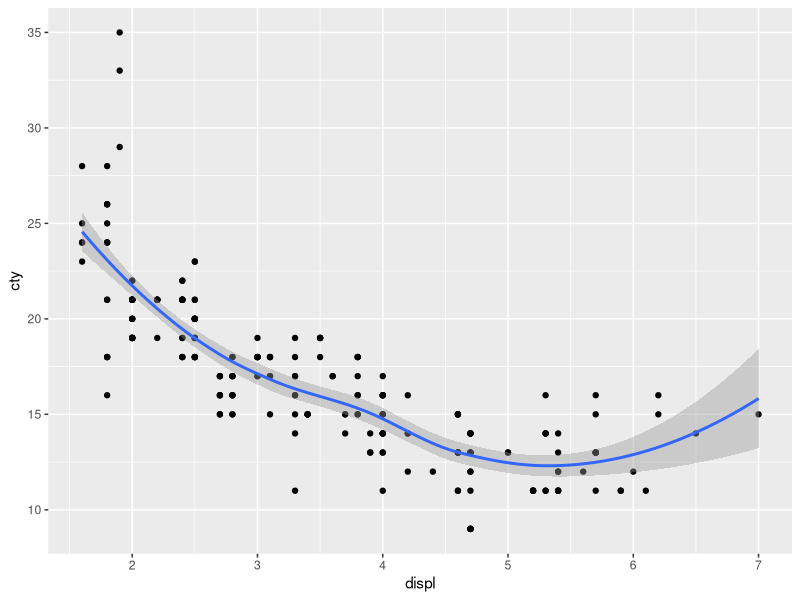
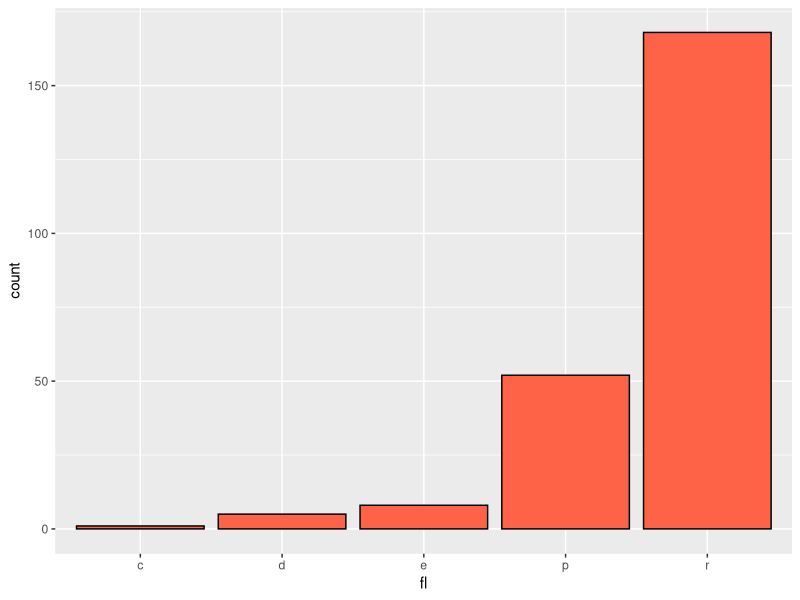
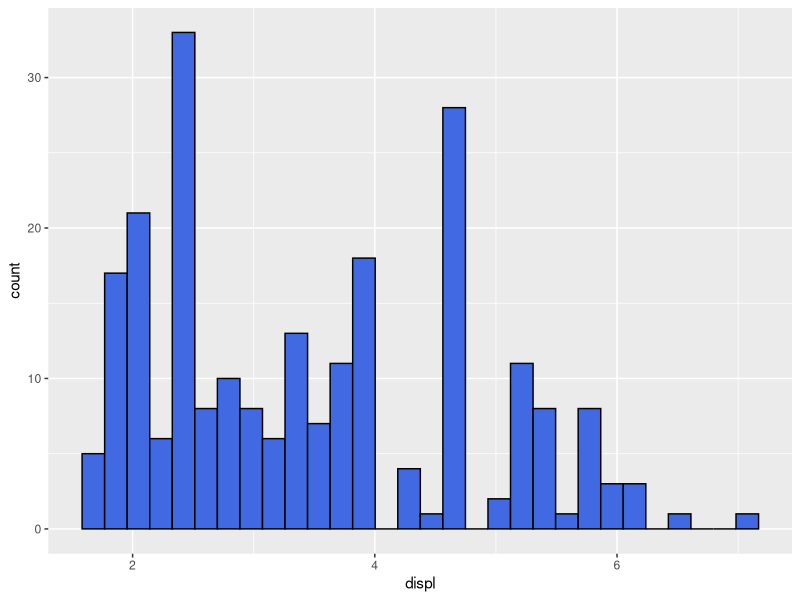
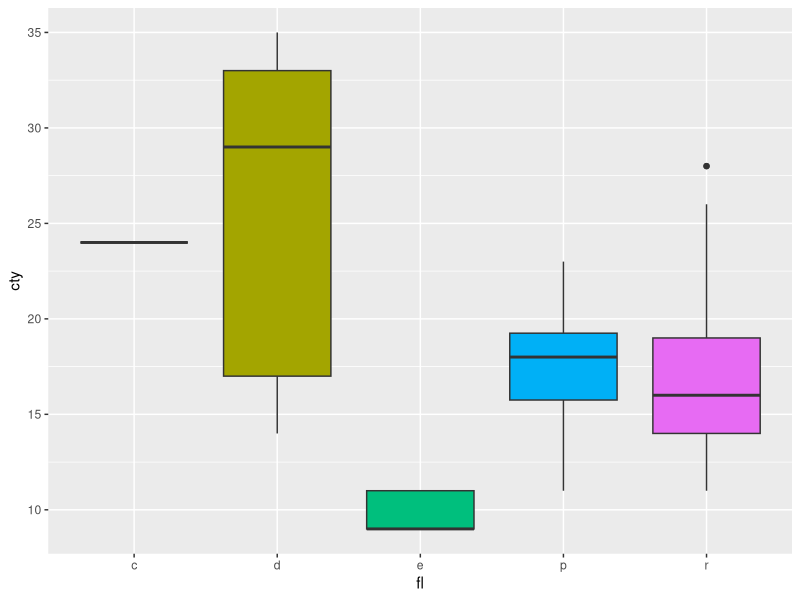
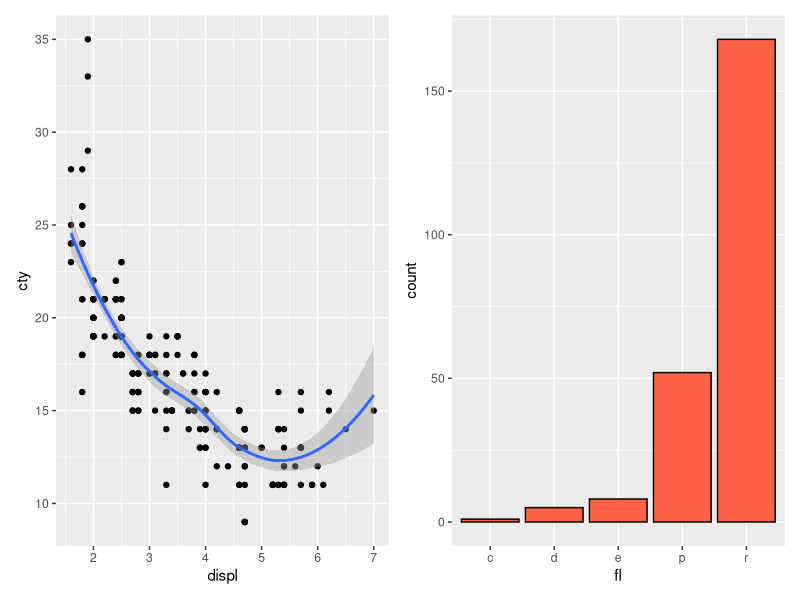
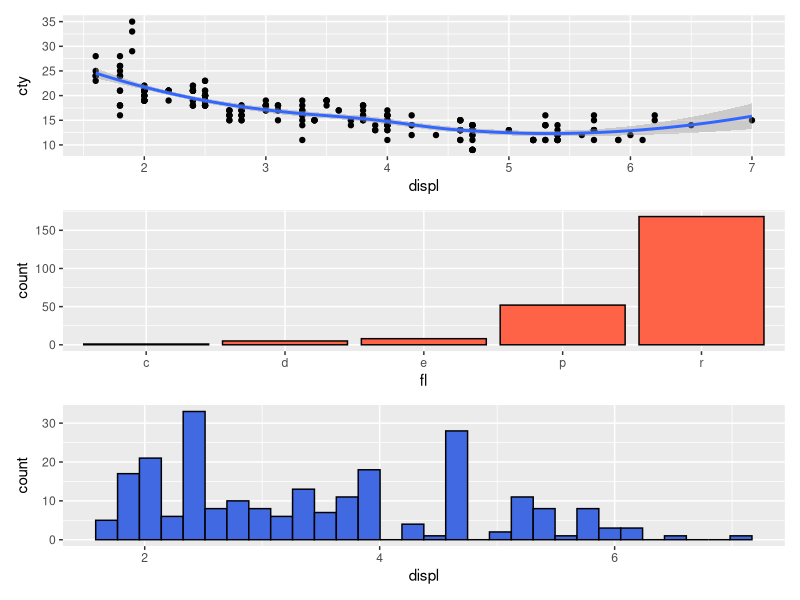
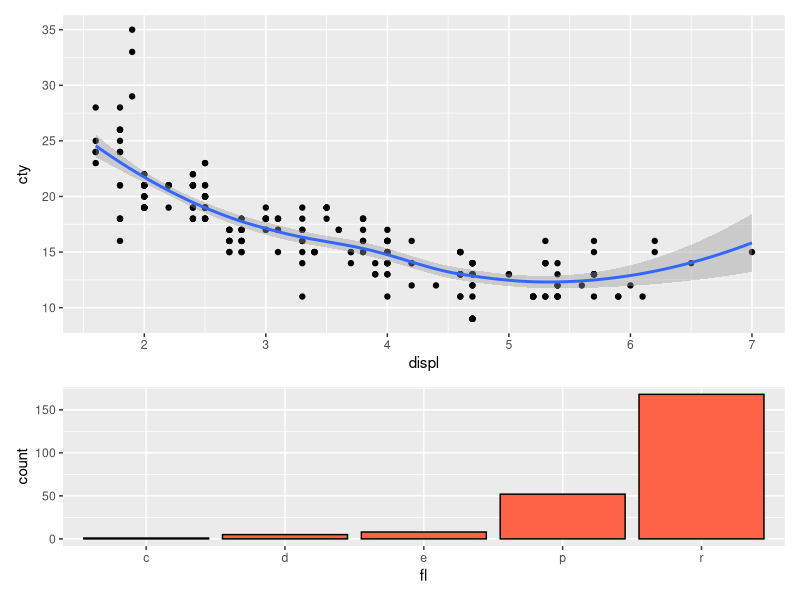
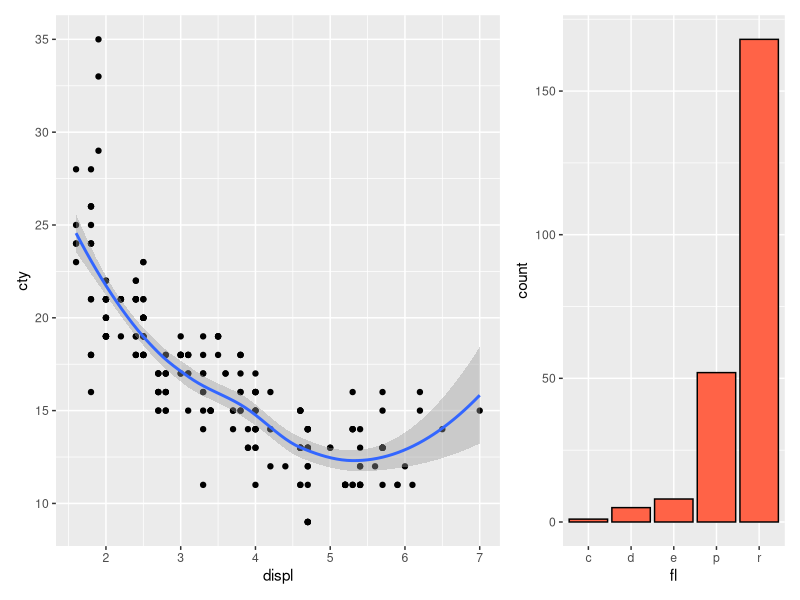

Generate these figures, in order, with R:
# ggplot graphics
#5 April 2018
#DMH

# preliminaries
library(ggplot2)
library(ggthemes)
library(patchwork)
library(TeachingDemos)
char2seed("10th Avenue Freeze-Out")
d <- mpg
str(d)

#create 4 individual graphs

#graph 1
g1 <- ggplot(data=d, mapping=aes(x=displ,y=cty)) + 
  geom_point() +
  geom_smooth()
print(g1)

#graph 2
g2 <- ggplot(data=d,mapping=aes(x=fl,fill=I("tomato"),color=I("black"))) + geom_bar(stat="count") + theme(legend.position="none")
print(g2)             

#graph 3
g3 <- ggplot(data=d, mapping=aes(x=displ,fill=I("royalblue"),color=I("black"))) + geom_histogram()
print(g3)

#graph 4
g4 <- ggplot(data=d,mapping=aes(x=fl,y=cty,fill=fl)) + geom_boxplot() + theme(legend.position="none")
print(g4)

# patchwork for awesome multipanel graphs

# place two plots hoirzontally

g1 + g2

# place 3 plots vertically
g1 + g2 + g3 + plot_layout(ncol=1)

# change relative area of each plot
g1 + g2 + plot_layout(ncol=1,heights=c(2,1))

g1 + g2 + plot_layout(ncol=2,widths=c(2,1))
                      
# add a spacer plot (under construction)
g1 + plot_spacer() + g2

# set up nested plots
g1 + {
  g2 + {
    g3 +
      g4 +
      plot_layout(ncol=1)
  }
} +
  plot_layout(ncol=1)

g1+g2 + g3 + plot_layout(ncol=1)

# / | for very intuitive layouts
(g1 | g2 | g3)/g4

(g1 | g2)/(g3 | g4)

# swapping axis orientiation within a plot

g3a <- g3 + scale_x_reverse() 
g3b <- g3 + scale_y_reverse()
g3c <- g3 + scale_x_reverse() + scale_y_reverse()

(g3 | g3a)/(g3b | g3c)

# switch orientation of coordinates

(g3 + coord_flip() | g3a + coord_flip())/(g3b + coord_flip() | g3c + coord_flip())

#ggsave for creating and saving plots
ggsave(filename="MyPlot.pdf",plot=g3,device="pdf",width=20,height=20,units="cm",dpi=300)

# mapping of variables to aesthetics

m1 <- ggplot(data=mpg, mapping=aes(x=displ,y=cty,color=class)) + geom_point()
print(m1)
m2 <- ggplot(data=mpg, mapping=aes(x=displ,y=cty,shape=class,color=class)) + geom_point()
m2

# mapping of a discrete variable to point size
m3 <- ggplot(data=mpg, mapping=aes(x=displ,y=cty,size=class,color=class)) + geom_point()
m3

# mapping a continuous variable to point size
m4 <- ggplot(data=mpg, mapping=aes(x=displ,y=cty,size=hwy,color=hwy)) + geom_point()
m4

# map a continous variable to color
m5 <- ggplot(data=mpg, mapping=aes(x=displ,y=cty,color=hwy)) + geom_point()
m5

# mapping two variables to two different aesthetics
m6 <- ggplot(data=mpg, mapping=aes(x=displ,y=cty,shape=class,color=hwy)) + geom_point()
m6

# mapping 3 variables onto shape, size and color
m7 <- ggplot(data=mpg, mapping=aes(x=displ,y=cty,shape=drv,color=fl,size=hwy)) + geom_point()
m7

# mapping a variable to the same aesthetic for two different geoms
m8 <- ggplot(data=mpg, mapping=aes(x=displ,y=cty,color=drv)) + geom_point() + geom_smooth(method="lm") #geom_smooth is regression line with confidence interval
m8

# faceting for excellent visualiztion in a set of related plots 

m9 <- ggplot(data=mpg, mapping=aes(x=displ,y=cty)) + geom_point()
m9 + facet_grid(class~fl)
m9 + facet_grid(class~fl,scales="free_y") #changes y axis for individual plots, look ease of comparing among rows
m9 + facet_grid(class~fl,scales="free")

# facet on only a single variable
m9 + facet_grid(.~class)
m9 + facet_grid(class~.)

# use facet wrap for unordered graphs
m9 + facet_wrap(~class)

m9 + facet_wrap(~class + fl)

m9 + facet_wrap(~class + fl,drop=FALSE)

# use facet in combination with aesthetics
m10 <- ggplot(data=mpg,mapping=aes(x=displ,y=cty,color=drv)) + geom_point()
m10 + facet_grid(.~class)

m11 <- ggplot(data=mpg,mapping=aes(x=displ,y=cty,color=drv)) + geom_smooth(method="lm",se=FALSE) #se says do not give me the standard error - confidence interval
m11 + facet_grid(.~class)

# fitting with boxplots over a continuous variable
m12 <- ggplot(data=mpg,mapping=aes(x=displ,y=cty)) + geom_boxplot()
m12 + facet_grid(.~class)
